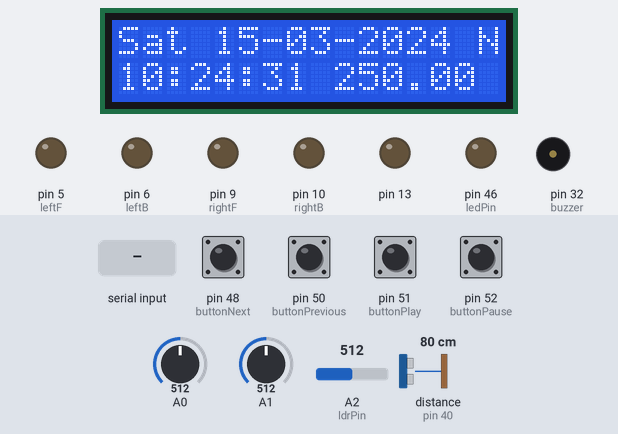
This sketch was run on a simulated Arduino Mega 2560, built with avr-gcc and run on an emulated ATmega2560. Shown: 16×2 character LCD, output pins drawn as LEDs (lit = HIGH), buzzer (waves = sounding, pin HIGH). Wiring (inferred from the names in the program): ultrasonic range finder: trigger pin 42; echo pin 40; DS3231 clock at I2C address 0x68. The test bench sets the inputs (shaded band); at power-on: pin 48 (buttonNext), pin 50 (buttonPrevious), pin 51 (buttonPlay), pin 52 (buttonPause) HIGH, A2 (ldrPin) = 512, A0 = 512, A1 = 512, distance to the obstacle (sensor on pin 40) 80 cm. The echo pulse lasts 58.3 µs per cm; the local clock reads 2024-03-15 10:24:30 at power-on unless the sketch sets it; pins used as bus, display or sensor lines are not drawn; what the sketch prints to the serial monitor is not drawn.

Above: at 1.28 s.
1.3 s: "b" received over the second serial link
At 3.1 s:
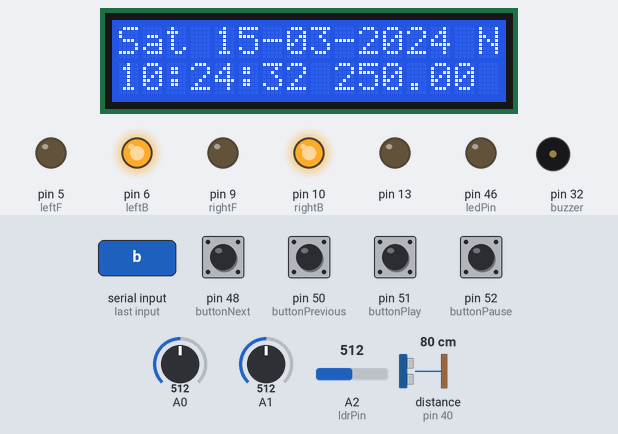
5.5 s: A2 (ldrPin) set to 437
9.2 s: A2 (ldrPin) set to 410
12.4 s: pin 51 (buttonPlay) pulled LOW for 0.15 s
At 13.7 s:
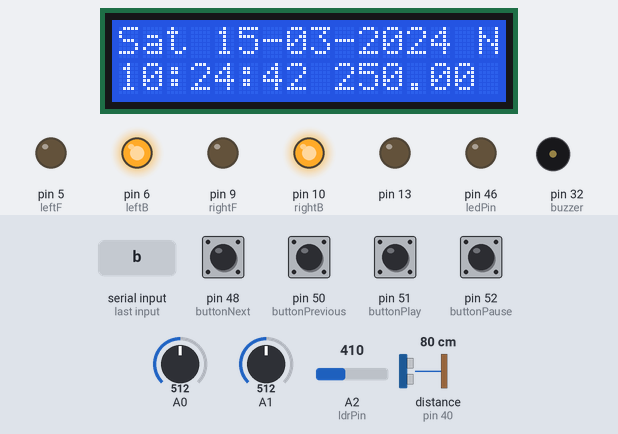
16.8 s: pin 48 (buttonNext) pulled LOW for 0.15 s
At 16.94 s:
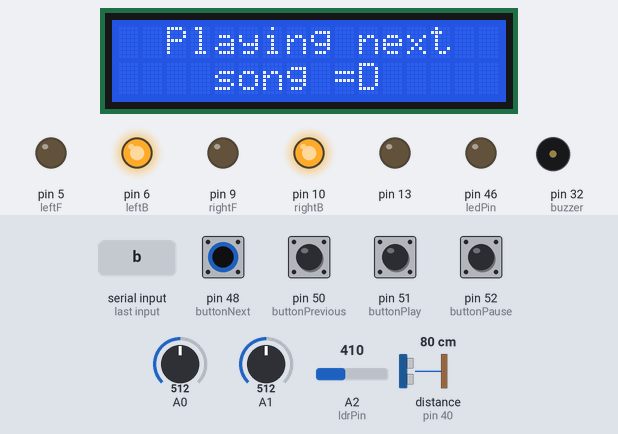
21.2 s: pin 50 (buttonPrevious) pulled LOW for 0.15 s
At 21.9 s:
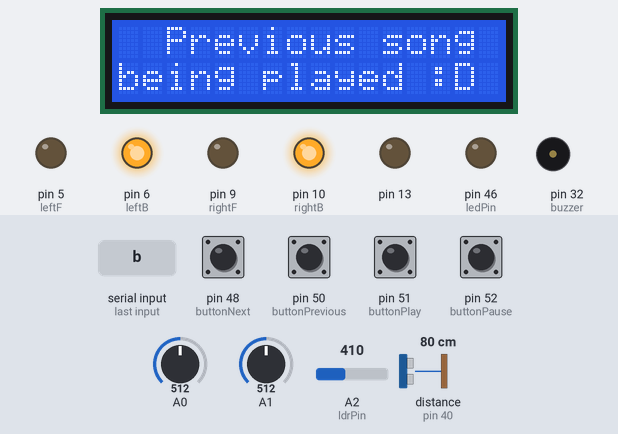
Timing chart, 0 to 24.2 s (numbered marks = the images above; inputs shaded):
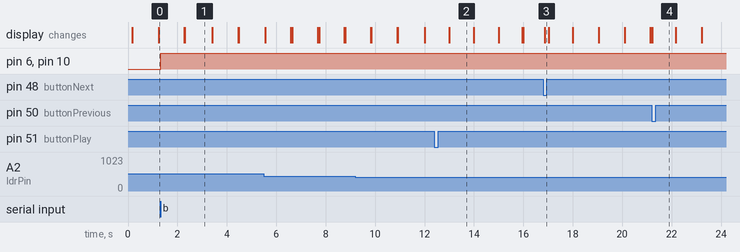

Measured:
- after the input at 1.3 s, pin 6 (leftB), pin 10 (rightB): LOW → HIGH at once; the display: first changes after 0.98 s (image 1 shows a later state)
- after the input at 16.8 s, the display: changes after 0.06 s (image 3)
- after the input at 21.2 s, the display: changes at once (image 4)
- what the display in image 1 shows lasts 1.1 s, from 2.3 s to 3.4 s
- what the display in image 2 shows lasts 1.0 s, from 13.0 s to 14.0 s

The sketch:

freeRTOS_Source_code.ino
```cpp
#include <Arduino_FreeRTOS.h>
#include <semphr.h>
#include <RTClib.h>
#include <LiquidCrystal.h>
#include <Wire.h>
#include <SoftwareSerial.h>

# define Start_Byte 0x7E
# define Version_Byte 0xFF
# define Command_Length 0x06
# define End_Byte 0xEF
# define Acknowledge 0x00 //Returns info with command 0x41 [0x01: info, 0x00: no info]
# define ACTIVATED LOW
#define rs 7
#define en 8
#define d4 3
//3
#define d5 12
//12
#define d6 11
#define d7 4

SoftwareSerial mySerial(17, 16);
LiquidCrystal lcd(rs, en, d4, d5, d6, d7);

SemaphoreHandle_t btnSemaphore;
RTC_DS3231 rtc;

byte ss=0, mi=0, hh=0, wd=6, dd=1, mo=1;
byte yy=0;
//uint16_t yy=0;
uint16_t yy2=0;
const int buttonNext = 48, buttonPlay = 51, buttonPause = 52, buttonPrevious = 50, trigPin = 42, echoPin = 40,
          rightF = 9, rightB = 10, leftF = 5, leftB = 6, buzzer=32, ledPin =  46, ldrPin =  A2, brightness = 7;

boolean firstTime, isPlaying = false;
float volts=0.0, temp=0.0, tmp=0.0;

String JSstate, prevState;
int vel = 255, state = 'g', distance, ldrState = 0, value=0; // start stopped
long duration;
int trackSem = 0;

void TaskDrive(void *pvParameters);
void TaskDisplay(void *pvParameters);
void TaskPlaySongs(void *pvParameters);
void TaskLightDetection(void *pvParameters);
void digitalClockDisplay(void *pvParameters);


void setup() {

Serial.begin(9600); // start the serial port for communication with the Bluetooth
Serial1.begin(9600);
mySerial.begin (9600);
lcd.begin(16,2);      // set up the LCD's number of columns and rows
Wire.begin();

pinMode(rightF, OUTPUT);
pinMode(rightB, OUTPUT);
pinMode(leftF, OUTPUT);
pinMode(leftB, OUTPUT);
pinMode(trigPin, OUTPUT);
pinMode(echoPin, INPUT);
pinMode(buzzer,OUTPUT);
pinMode(ledPin, OUTPUT);
pinMode(ldrPin, INPUT);
pinMode(buttonPause, INPUT);
digitalWrite(buttonPause,HIGH);
pinMode(buttonNext, INPUT);
digitalWrite(buttonNext,HIGH);
pinMode(buttonPrevious, INPUT);
digitalWrite(buttonPrevious,HIGH);
pinMode(buttonPlay, INPUT);
digitalWrite(buttonPlay,HIGH);
pinMode(13, OUTPUT);

JSstate = "N";
   value=analogRead(A15);          //read from A15
  volts=(value/1024.0)*5.0;      //conversion to volts
  temp= volts*100.0;             //conversion to temp Celsius
  lcd.setCursor(9,1);
  //lcd.print("TEMP= ");
  lcd.print(temp);
  lcd.print(" C");
//-------------------------------------freeRTOS---------------------------------------------------
btnSemaphore = xSemaphoreCreateBinary();

 xTaskCreate(
    TaskDrive
    ,  (const portCHAR *)"Drive"
    ,  128
    ,  NULL
    ,  2
    ,  NULL );

 xTaskCreate(
    TaskPlaySongs
    ,  (const portCHAR *)"PlaySongs"
    ,  1000
    ,  NULL
    ,  2
    ,  NULL );

 xTaskCreate(
    TaskDisplay
    ,  (const portCHAR *)"DisplayDateAndTime"
    ,  1000
    ,  NULL
    ,  2
    ,  NULL );

 xTaskCreate(
    TaskLightDetection
    ,  (const portCHAR *)"DisplayLightDetection"
    ,  1000
    ,  NULL
    ,  2
    ,  NULL );


}


//-----------------------------------------------------------------------Task Drive + Helper methods-----------------------------------------------------------------------------------------
void Left(){
  if(distance<25){
  digitalWrite(buzzer,HIGH);
  }
  if(distance>25){
     digitalWrite(buzzer,LOW);
    }
 Serial.println("L");
 analogWrite(rightB, 0);
 analogWrite(leftB, 0);
 analogWrite(leftF, 0);
 analogWrite(rightF, vel);
    }

void Right(){
  if(distance<25){
  digitalWrite(buzzer,HIGH);
  }
  if(distance>25){
     digitalWrite(buzzer,LOW);
    }
 Serial.println("R");
 analogWrite(rightB, 0);
 analogWrite(leftB, 0);
 analogWrite(rightF, 0);
 analogWrite(leftF, vel);
    }

void Forward(){
  if(distance<25){
  digitalWrite(buzzer,HIGH);
  }
  if(distance>25){
     digitalWrite(buzzer,LOW);
    }
 Serial.println("F");
 analogWrite(rightB, 0);
 analogWrite(leftB, 0);
 analogWrite(rightF, vel);
 analogWrite(leftF, vel);
  }

void Backward(){
 Serial.println("B");
 analogWrite(rightF, 0);
 analogWrite(leftF, 0);
 analogWrite(rightB, vel);
 analogWrite(leftB, vel);
}

  void Stop(){
analogWrite(rightF, 0);
analogWrite(leftF, 0);
analogWrite(rightB, 0);
analogWrite(leftB, 0);
  }

void TaskDrive(void *pvParameters){
  while(1)
  {
  Serial.print("-TaskDisplayDrive-");
  digitalWrite(trigPin, LOW);
  delayMicroseconds(2);
  digitalWrite(trigPin, HIGH);
  delayMicroseconds(10);
  digitalWrite(trigPin, LOW);
  duration = pulseIn(echoPin, HIGH);
  distance= duration*0.034/2;
  Serial.print("Distance: ");
  Serial.println(distance);
  if(distance<10){  //Stop when detecting that a crash might happen
   Stop();
   digitalWrite(buzzer,LOW);
  if(state=='b'){ // Reverse
   Serial1.println(state);
   Backward();
   delay(100);
   Serial.print(distance);
   Serial.println("Stopped");
  }
}
  else{
   if(Serial1.available()>0){ // read the bluetooth and store in state
    state = Serial1.read();
    }
   if(state=='f' ){ // Forward
    Serial1.println(state);
    Forward();
    delay(100);
    }
  if(state=='r'){ // right
    Serial1.println(state);
    Right();
    delay(100);
    }

  if(state=='s'){ // Stop
    Serial1.println(state);
    Stop();
    delay(100);
    }

  if(state=='l'){ // left
    Serial1.println(state);
    Left();
    delay(100);
    }
  if(state=='b'){ // Reverse
   Serial1.println(state);
   Backward();
   delay(100);
   }
  }
 }
}


//-----------------------------------------------------------Display Time & Date, Current Gear and Temperature + Helper methods------------------------------------------------------

void calcTemp(void* parameters){
  const TickType_t xDelay = 10*pdMS_TO_TICKS ( 1000 );
  while(1){
value=analogRead(A15);          //read from A15
  volts=(value/1024.0)*5.0;      //conversion to volts
  temp= volts*100.0;             //conversion to temp Celsius
  vTaskDelay(xDelay);

  }
}


byte bcd2bin(byte x) {
  // converts from binary-coded decimal to a "regular" binary number
  return ((((x >> 4) & 0xF) * 10) + (x & 0xF)) ;
}


void printTime() {
  Serial.print ("\'");
  Serial.print(yy,DEC);
   Serial.print(yy2,DEC); Serial.print("-");
  Serial.print("sddd  "); Serial.println(wd);
  if (mo<10) Serial.print("0"); Serial.print(mo,DEC); Serial.print("-");
  if (dd<10) Serial.print("0"); Serial.print(dd,DEC); Serial.print("(");
  switch (wd) {
    case 1: Serial.print("Mon"); break;
    case 2: Serial.print("Tue"); break;
    case 3: Serial.print("Wed"); break;
    case 4: Serial.print("Thu"); break;
    case 5: Serial.print("Fri"); break;
    case 6: Serial.print("Sat"); break;
    case 7: Serial.print("Sun"); break;
    default: Serial.print("");
  }
  Serial.print(") ");
  if (hh<10) Serial.print("0"); Serial.print(hh,DEC); Serial.print(":");
  if (mi<10) Serial.print("0"); Serial.print(mi,DEC); Serial.print(":");
  if (ss<10) Serial.print("0"); Serial.print(ss,DEC); Serial.println("");

//---------------------------LCD-----------------------------------------------
  lcd.clear();
  switch (wd) {
    case 1: lcd.print("Mon "); break;
    case 2: lcd.print("Tue "); break;
    case 3: lcd.print("Wed "); break;
    case 4: lcd.print("Thu "); break;
    case 5: lcd.print("Fri "); break;
    case 6: lcd.print("Sat "); break;
    case 7: lcd.print("Sun "); break;
    default: lcd.print("");
  }
  if (dd<10) lcd.print("0"); lcd.print(dd,DEC);  lcd.print("-");
  if (mo<10) lcd.print("0"); lcd.print(mo,DEC);  lcd.print("-");
 // lcd.print ("\'");
  lcd.print(yy2,DEC);

    lcd.setCursor(0,1);
  if(hh>12) hh = hh-12;
  if (hh<10) lcd.print("0"); lcd.print(hh,DEC); lcd.print(":");
  if (mi<10) lcd.print("0"); lcd.print(mi,DEC); lcd.print(":");
  if (ss<10) lcd.print("0"); lcd.print(ss,DEC);

}


void TaskDisplay(void *pvParameters){
   const TickType_t xDelay = pdMS_TO_TICKS ( 1000 );
   int sensorX =0;
   int sensorY = 0;
   float angleX = 0.0;
   float angleY = 0.0;

   while(1){
    //1- Time & Date measurement & display
    //Serial.println("TaskDisplayDateAndTime");
   Wire.beginTransmission(0x68); // send request to receive data starting at register 0 // 0x68 is DS3231 device address
   Wire.write((byte)0); // start at register 0
   Wire.endTransmission();
   Wire.requestFrom(0x68, 7); // request seven bytes (ss, mi, hh, wd, dd, mo, yy)
  if (Wire.available() >= 7) { // check for a reply from the RTC, and use it if we can
    ss = bcd2bin(Wire.read()); // get seconds
    mi = bcd2bin(Wire.read()); // get minutes
    hh = bcd2bin(Wire.read()); // get hours
    wd = bcd2bin(Wire.read());
    dd = bcd2bin(Wire.read());
    mo = bcd2bin(Wire.read());
    yy = bcd2bin(Wire.read()); //+2000;
    yy2 = yy+2000;
    //Serial.print("Date/Time: ");
    printTime();
  }
  else {
    //Unable to read the time
    Serial.println("Unable to read time from RTC");
  }
  // 2- Joy stick mesurement & display
   prevState = JSstate;
   sensorX = analogRead(A0); //get readings for x,y-axis movement
   sensorY = analogRead(A1);
   angleX = sensorX * (180.0 / 1023.0); //convert value to angle
   angleY = sensorY * (180.0 / 1023.0);
   //Serial.print("JOYSTICKx= ");
   //Serial.println(angleX);
   // Serial.print("JOYSTICKy= ");
   // Serial.println(angleY);
   lcd.setCursor(15, 0);
   if (angleX > 100) {
      JSstate = "R";
   } else if ( angleX < 70) {
      JSstate = "D";
   } else {
     if (angleY > 105){
       JSstate = "N";
     } else if(angleY < 75) {
       JSstate = "P";
   }
      else if(angleX >=89 && angleY >= 88)
      JSstate=prevState;
  }
 // Serial.println(JSstate);
 // Serial.println(prevState);
  lcd.print(JSstate);

  // 3- Temperature measurement & display
  lcd.setCursor(9,1);
  //lcd.print("TEMP= ");
  lcd.print(temp);
  lcd.print(" C");

  vTaskDelay(xDelay);
  }
}


//-------------------------------------------------------------------------Task Light Detection----------------------------------------------------------------------------------------------
void TaskLightDetection(void *pvParameters){
  //TickType_t xLastWakeTime;
  //xLastWakeTime= xTaskGetTickCount();
  const TickType_t xDelay = pdMS_TO_TICKS ( 100 );

 while(1){
    Serial.println("TaskLIGHT");

   ldrState = analogRead(ldrPin);
   if (ldrState >= brightness) {
     digitalWrite(ledPin, LOW);
  }
  else if (ldrState < brightness) {
     digitalWrite(ledPin, HIGH);

  }
  Serial.print("LDR Value = ");
  Serial.println( ldrState );
  //delay(500);
  //    vTaskDelayUntil( xLastWakeTime , pdMS_TO_TICKS ( 50 ));
  vTaskDelay(xDelay);

}
}


//--------------------------------------------------------------------Task Play Songs Helper Methods-----------------------------------------------------------------------------------------
void playFirst()
{
  execute_CMD(0x3F, 0, 0);
  delay(500);
  setVolume(30);
  delay(500);
  execute_CMD(0x11,0,1);
  delay(500);
}
void pause()
{
  execute_CMD(0x0E,0,0);
  delay(500);
}
void play()
{
  execute_CMD(0x0D,0,1);
  //delay(500);
}
void playNext()
{
  execute_CMD(0x01,0,1);
  delay(500);
}
void playPrevious()
{
  execute_CMD(0x02,0,1);
  delay(500);
}
void setVolume(int volume)
{
  execute_CMD(0x06, 0, volume); // Set the volume (0x00~0x30)
  delay(2000);
}
void execute_CMD(byte CMD, byte Par1, byte Par2)
// Excecute the command and parameters
{
// Calculate the checksum (2 bytes)
word checksum = -(Version_Byte + Command_Length + CMD + Acknowledge + Par1 + Par2);
// Build the command line
byte Command_line[10] = { Start_Byte, Version_Byte, Command_Length, CMD, Acknowledge,
Par1, Par2, highByte(checksum), lowByte(checksum), End_Byte};
//Send the command line to the module
for (byte k=0; k<10; k++)
{
mySerial.write( Command_line[k]);
}
}

void TaskPlaySongs(void *pvParameters){
  firstTime = true;
  while(1){
    Serial.println("-TaskPlaySongs-");
    if(firstTime && digitalRead(buttonPlay) == ACTIVATED){
//      Serial.println("firstTime");
      playFirst();
      isPlaying = true;
      firstTime = false;
      lcd.clear();
      lcd.setCursor(1,0);
      lcd.print("Playing song =D");
      delay(900);
      if(trackSem==0){
      xSemaphoreGive ( btnSemaphore);
      trackSem=1;
//        Serial.print("SEM GIVEN BY PLAY trackSem :::::::: ");
//        Serial.println(trackSem);
      }
    }
    //PLAY:
   else if (digitalRead(buttonPlay) == ACTIVATED )
    {
//      if(isPlaying)
//      {
        Serial.println("^----PLAY----^");
        // xSemaphoreTake ( btnSemaphore,  portMAX_DELAY);
        isPlaying =true;
      if(trackSem==0){
        xSemaphoreGive ( btnSemaphore);
        trackSem=1;
        Serial.print("SEM GIVEN BY PLAY trackSem: ");
        Serial.println(trackSem);
        };
         play();


     // }
  }
    else if(digitalRead(buttonPause) == ACTIVATED ){
//       if(!isPlaying)
//       {
        //When song is paused, semaphore should not be available for next and previous buttons
        Serial.println("^---PAUSE---^");

        if(trackSem==1){
        xSemaphoreTake ( btnSemaphore, 999999999999999999999);
                trackSem=0;
        Serial.print("SEM TAKEN BY PLAY trackSem : ");
        Serial.println(trackSem);
        }
        pause();
     //  Serial.println("SEM TAKEN BY PAUSE");
       // xSemaphoreGive ( btnSemaphore);

        isPlaying = false;
//       }
     }
   else if (digitalRead(buttonNext) == ACTIVATED)
    {
    if(isPlaying)
    {
      lcd.clear();
      lcd.setCursor(2,0);
      lcd.print("Playing next");
      lcd.setCursor(4,1);
      lcd.print("song =D");
      delay(900);
      //if song is paused, semaphore can not be taken
             if(trackSem==1){
        xSemaphoreTake ( btnSemaphore, 999999999999999999999);
                trackSem=0;
        Serial.print("SEM TAKEN BY NEXT trackSem :::::::: ");
        Serial.println(trackSem);
        }
       Serial.println("^---NEXT---^");
       playNext();
       if(trackSem==0){
       xSemaphoreGive ( btnSemaphore);
        trackSem=1;
      Serial.print("SEM GIVEN BY NEXT trackSem:");
        Serial.println(trackSem);
       }
    }
  }
 else  if (digitalRead(buttonPrevious) == ACTIVATED)
  {
    if(isPlaying)
  {
          lcd.clear();
      lcd.setCursor(2,0);
      lcd.print("Previous song");
      lcd.setCursor(0,1);
      lcd.print("being played :D");
      delay(900);
       //if song is paused, semaphore can not be taken
            if(trackSem==1){
        xSemaphoreTake ( btnSemaphore, 999999999999999999999);
                trackSem=0;
        Serial.print("SEM TAKEN BY PRE trackSem : ");
        Serial.println(trackSem);
        }
    //  xSemaphoreTake ( btnSemaphore,999999999999999999999);
    //  Serial.println("SEM TAKEN BY PRE");
      Serial.println("^---PREVIOUS---^");
      playPrevious();
      if(trackSem==0){
        xSemaphoreGive ( btnSemaphore);
        trackSem=1;
      Serial.print("SEM GIVEN BY PRE trackSem : ");
        Serial.println(trackSem);
      }
    }
  }
}
}


void loop() {
}
```
